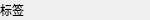
<?xml version="1.0" encoding="UTF-8"?>
<ui version="4.0">
 <class>FriendLabel</class>
 <widget class="QFrame" name="FriendLabel">
  <property name="geometry">
   <rect>
    <x>0</x>
    <y>0</y>
    <width>150</width>
    <height>20</height>
   </rect>
  </property>
  <property name="minimumSize">
   <size>
    <width>0</width>
    <height>20</height>
   </size>
  </property>
  <property name="maximumSize">
   <size>
    <width>16777215</width>
    <height>20</height>
   </size>
  </property>
  <property name="windowTitle">
   <string>Form</string>
  </property>
  <layout class="QHBoxLayout" name="horizontalLayout">
   <property name="spacing">
    <number>0</number>
   </property>
   <property name="leftMargin">
    <number>0</number>
   </property>
   <property name="topMargin">
    <number>0</number>
   </property>
   <property name="rightMargin">
    <number>0</number>
   </property>
   <property name="bottomMargin">
    <number>0</number>
   </property>
   <item>
    <widget class="QLabel" name="tip_lb">
     <property name="minimumSize">
      <size>
       <width>0</width>
       <height>20</height>
      </size>
     </property>
     <property name="maximumSize">
      <size>
       <width>16777215</width>
       <height>20</height>
      </size>
     </property>
     <property name="text">
      <string>标签</string>
     </property>
    </widget>
   </item>
   <item>
    <widget class="QWidget" name="close_wid" native="true">
     <property name="minimumSize">
      <size>
       <width>20</width>
       <height>20</height>
      </size>
     </property>
     <property name="maximumSize">
      <size>
       <width>20</width>
       <height>20</height>
      </size>
     </property>
     <layout class="QHBoxLayout" name="horizontalLayout_2">
      <property name="spacing">
       <number>0</number>
      </property>
      <property name="leftMargin">
       <number>0</number>
      </property>
      <property name="topMargin">
       <number>0</number>
      </property>
      <property name="rightMargin">
       <number>0</number>
      </property>
      <property name="bottomMargin">
       <number>0</number>
      </property>
      <item>
       <widget class="ClickedLabel" name="close_lb">
        <property name="minimumSize">
         <size>
          <width>14</width>
          <height>14</height>
         </size>
        </property>
        <property name="maximumSize">
         <size>
          <width>14</width>
          <height>14</height>
         </size>
        </property>
        <property name="cursor">
         <cursorShape>PointingHandCursor</cursorShape>
        </property>
        <property name="styleSheet">
         <string notr="true">border-image: url(:/res/tipclose.png);</string>
        </property>
        <property name="text">
         <string/>
        </property>
       </widget>
      </item>
     </layout>
    </widget>
   </item>
  </layout>
 </widget>
 <customwidgets>
  <customwidget>
   <class>ClickedLabel</class>
   <extends>QLabel</extends>
   <header location="global">clickedlabel.h</header>
  </customwidget>
 </customwidgets>
 <resources/>
 <connections/>
</ui>
